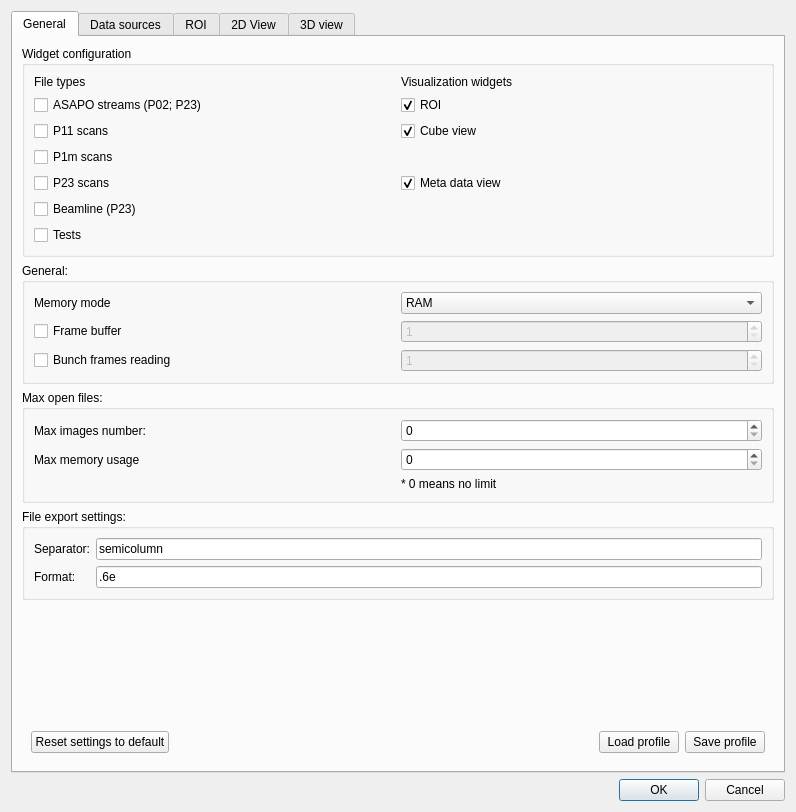
<?xml version="1.0" encoding="UTF-8"?>
<ui version="4.0">
 <class>Settings</class>
 <widget class="QDialog" name="Settings">
  <property name="geometry">
   <rect>
    <x>0</x>
    <y>0</y>
    <width>796</width>
    <height>812</height>
   </rect>
  </property>
  <property name="windowTitle">
   <string>Settings</string>
  </property>
  <layout class="QVBoxLayout" name="verticalLayout_3">
   <item>
    <widget class="QTabWidget" name="tabWidget">
     <property name="currentIndex">
      <number>0</number>
     </property>
     <widget class="QWidget" name="tab">
      <attribute name="title">
       <string>General</string>
      </attribute>
      <layout class="QVBoxLayout" name="verticalLayout">
       <item>
        <widget class="QGroupBox" name="groupBox_2">
         <property name="title">
          <string>Widget configuration</string>
         </property>
         <layout class="QGridLayout" name="gridLayout_12">
          <item row="5" column="0">
           <widget class="QCheckBox" name="chk_beamline">
            <property name="text">
             <string>Beamline (P23)</string>
            </property>
            <property name="checked">
             <bool>false</bool>
            </property>
           </widget>
          </item>
          <item row="0" column="0">
           <widget class="QLabel" name="label_21">
            <property name="text">
             <string>File types</string>
            </property>
           </widget>
          </item>
          <item row="2" column="0">
           <widget class="QCheckBox" name="chk_p11scan">
            <property name="text">
             <string>P11 scans</string>
            </property>
            <property name="checked">
             <bool>false</bool>
            </property>
           </widget>
          </item>
          <item row="4" column="0">
           <widget class="QCheckBox" name="chk_p23scan">
            <property name="text">
             <string>P23 scans</string>
            </property>
            <property name="checked">
             <bool>false</bool>
            </property>
           </widget>
          </item>
          <item row="0" column="1">
           <widget class="QLabel" name="label_22">
            <property name="text">
             <string>Visualization widgets</string>
            </property>
           </widget>
          </item>
          <item row="1" column="1">
           <widget class="QCheckBox" name="chk_roi">
            <property name="text">
             <string>ROI</string>
            </property>
            <property name="checked">
             <bool>true</bool>
            </property>
           </widget>
          </item>
          <item row="1" column="0">
           <widget class="QCheckBox" name="chk_asapo">
            <property name="text">
             <string>ASAPO streams (P02; P23)</string>
            </property>
            <property name="checked">
             <bool>false</bool>
            </property>
           </widget>
          </item>
          <item row="6" column="0">
           <widget class="QCheckBox" name="chk_tests">
            <property name="text">
             <string>Tests</string>
            </property>
            <property name="checked">
             <bool>false</bool>
            </property>
           </widget>
          </item>
          <item row="2" column="1">
           <widget class="QCheckBox" name="chk_cube">
            <property name="text">
             <string>Cube view</string>
            </property>
            <property name="checked">
             <bool>true</bool>
            </property>
           </widget>
          </item>
          <item row="4" column="1">
           <widget class="QCheckBox" name="chk_metadata">
            <property name="text">
             <string>Meta data view</string>
            </property>
            <property name="checked">
             <bool>true</bool>
            </property>
           </widget>
          </item>
          <item row="3" column="0">
           <widget class="QCheckBox" name="chk_p1mscan">
            <property name="text">
             <string>P1m scans</string>
            </property>
            <property name="checked">
             <bool>false</bool>
            </property>
           </widget>
          </item>
         </layout>
        </widget>
       </item>
       <item>
        <widget class="QGroupBox" name="gb_max_files_4">
         <property name="title">
          <string>General:</string>
         </property>
         <layout class="QGridLayout" name="gridLayout_5">
          <item row="0" column="0">
           <widget class="QLabel" name="label_14">
            <property name="text">
             <string>Memory mode</string>
            </property>
           </widget>
          </item>
          <item row="0" column="1">
           <widget class="QComboBox" name="cmb_memory_mode">
            <item>
             <property name="text">
              <string>RAM</string>
             </property>
            </item>
            <item>
             <property name="text">
              <string>DRIVE/ASAPO</string>
             </property>
            </item>
           </widget>
          </item>
          <item row="1" column="0" colspan="2">
           <widget class="QFrame" name="fr_drive_setting">
            <property name="frameShape">
             <enum>QFrame::NoFrame</enum>
            </property>
            <property name="frameShadow">
             <enum>QFrame::Raised</enum>
            </property>
            <layout class="QGridLayout" name="gridLayout_7">
             <property name="leftMargin">
              <number>0</number>
             </property>
             <property name="topMargin">
              <number>0</number>
             </property>
             <property name="rightMargin">
              <number>0</number>
             </property>
             <property name="bottomMargin">
              <number>0</number>
             </property>
             <item row="0" column="0">
              <widget class="QCheckBox" name="chk_frame_buffer">
               <property name="text">
                <string>Frame buffer</string>
               </property>
              </widget>
             </item>
             <item row="0" column="1">
              <widget class="QSpinBox" name="sp_frame_buffer">
               <property name="enabled">
                <bool>false</bool>
               </property>
               <property name="minimum">
                <number>1</number>
               </property>
               <property name="maximum">
                <number>100000</number>
               </property>
              </widget>
             </item>
             <item row="1" column="0">
              <widget class="QCheckBox" name="chk_frame_bunch">
               <property name="text">
                <string>Bunch frames reading</string>
               </property>
              </widget>
             </item>
             <item row="1" column="1">
              <widget class="QSpinBox" name="sp_frame_bunch">
               <property name="enabled">
                <bool>false</bool>
               </property>
               <property name="minimum">
                <number>1</number>
               </property>
               <property name="maximum">
                <number>100000</number>
               </property>
              </widget>
             </item>
            </layout>
           </widget>
          </item>
         </layout>
        </widget>
       </item>
       <item>
        <widget class="QGroupBox" name="gb_max_files">
         <property name="title">
          <string>Max open files:</string>
         </property>
         <layout class="QGridLayout" name="gridLayout">
          <item row="1" column="1">
           <widget class="QSpinBox" name="sb_lim_mem">
            <property name="enabled">
             <bool>true</bool>
            </property>
            <property name="maximum">
             <number>100000</number>
            </property>
           </widget>
          </item>
          <item row="2" column="1">
           <widget class="QLabel" name="label_3">
            <property name="text">
             <string>* 0 means no limit</string>
            </property>
           </widget>
          </item>
          <item row="0" column="0">
           <widget class="QLabel" name="label">
            <property name="text">
             <string>Max images number:</string>
            </property>
           </widget>
          </item>
          <item row="1" column="0">
           <widget class="QLabel" name="label_2">
            <property name="text">
             <string>Max memory usage</string>
            </property>
           </widget>
          </item>
          <item row="0" column="1">
           <widget class="QSpinBox" name="sp_lim_num">
            <property name="enabled">
             <bool>true</bool>
            </property>
            <property name="maximum">
             <number>1000</number>
            </property>
           </widget>
          </item>
         </layout>
        </widget>
       </item>
       <item>
        <widget class="QGroupBox" name="gb_max_files_3">
         <property name="title">
          <string>File export settings:</string>
         </property>
         <layout class="QGridLayout" name="gridLayout_4">
          <item row="0" column="0">
           <widget class="QLabel" name="label_10">
            <property name="text">
             <string>Separator:</string>
            </property>
           </widget>
          </item>
          <item row="1" column="0">
           <widget class="QLabel" name="label_11">
            <property name="text">
             <string>Format:</string>
            </property>
           </widget>
          </item>
          <item row="0" column="1">
           <widget class="QLineEdit" name="le_separator">
            <property name="text">
             <string>semicolumn</string>
            </property>
           </widget>
          </item>
          <item row="1" column="1">
           <widget class="QLineEdit" name="le_format">
            <property name="text">
             <string>.6e</string>
            </property>
           </widget>
          </item>
         </layout>
        </widget>
       </item>
       <item>
        <spacer name="verticalSpacer">
         <property name="orientation">
          <enum>Qt::Vertical</enum>
         </property>
         <property name="sizeHint" stdset="0">
          <size>
           <width>20</width>
           <height>40</height>
          </size>
         </property>
        </spacer>
       </item>
       <item>
        <widget class="QFrame" name="frame">
         <property name="frameShape">
          <enum>QFrame::NoFrame</enum>
         </property>
         <property name="frameShadow">
          <enum>QFrame::Raised</enum>
         </property>
         <layout class="QHBoxLayout" name="horizontalLayout">
          <item>
           <widget class="QPushButton" name="cmd_reset_settings">
            <property name="text">
             <string>Reset settings to default</string>
            </property>
           </widget>
          </item>
          <item>
           <spacer name="horizontalSpacer_5">
            <property name="orientation">
             <enum>Qt::Horizontal</enum>
            </property>
            <property name="sizeHint" stdset="0">
             <size>
              <width>556</width>
              <height>20</height>
             </size>
            </property>
           </spacer>
          </item>
          <item>
           <widget class="QPushButton" name="cmd_load_profile">
            <property name="text">
             <string>Load profile</string>
            </property>
           </widget>
          </item>
          <item>
           <widget class="QPushButton" name="cmd_sav_profile">
            <property name="text">
             <string>Save profile</string>
            </property>
           </widget>
          </item>
         </layout>
        </widget>
       </item>
      </layout>
     </widget>
     <widget class="QWidget" name="tab_6">
      <attribute name="title">
       <string>Data sources</string>
      </attribute>
      <layout class="QVBoxLayout" name="verticalLayout_4">
       <item>
        <widget class="QTabWidget" name="tb_sources">
         <property name="currentIndex">
          <number>-1</number>
         </property>
        </widget>
       </item>
      </layout>
     </widget>
     <widget class="QWidget" name="tab_2">
      <attribute name="title">
       <string>ROI</string>
      </attribute>
      <layout class="QGridLayout" name="gridLayout_2">
       <item row="0" column="0">
        <widget class="QLabel" name="label_5">
         <property name="text">
          <string>Macro server</string>
         </property>
        </widget>
       </item>
       <item row="1" column="1">
        <spacer name="verticalSpacer_4">
         <property name="orientation">
          <enum>Qt::Vertical</enum>
         </property>
         <property name="sizeHint" stdset="0">
          <size>
           <width>20</width>
           <height>40</height>
          </size>
         </property>
        </spacer>
       </item>
       <item row="0" column="1">
        <widget class="QLineEdit" name="le_macro_server"/>
       </item>
       <item row="0" column="2">
        <spacer name="horizontalSpacer_3">
         <property name="orientation">
          <enum>Qt::Horizontal</enum>
         </property>
         <property name="sizeHint" stdset="0">
          <size>
           <width>40</width>
           <height>20</height>
          </size>
         </property>
        </spacer>
       </item>
      </layout>
     </widget>
     <widget class="QWidget" name="tab_4">
      <attribute name="title">
       <string>2D View</string>
      </attribute>
      <layout class="QGridLayout" name="gridLayout_3">
       <item row="3" column="0" colspan="2">
        <widget class="QCheckBox" name="chk_cross">
         <property name="text">
          <string>Display cross</string>
         </property>
        </widget>
       </item>
       <item row="2" column="0" colspan="2">
        <widget class="QCheckBox" name="chk_grid">
         <property name="text">
          <string>Display grid</string>
         </property>
        </widget>
       </item>
       <item row="4" column="0" colspan="2">
        <widget class="QCheckBox" name="chk_aspect">
         <property name="text">
          <string>Keep aspect ratio</string>
         </property>
        </widget>
       </item>
       <item row="6" column="0">
        <widget class="QLabel" name="label_4">
         <property name="text">
          <string>Backend</string>
         </property>
        </widget>
       </item>
       <item row="6" column="1">
        <widget class="QComboBox" name="cmb_backend">
         <item>
          <property name="text">
           <string>pyqt</string>
          </property>
         </item>
         <item>
          <property name="text">
           <string>silx</string>
          </property>
         </item>
        </widget>
       </item>
       <item row="7" column="0">
        <spacer name="verticalSpacer_3">
         <property name="orientation">
          <enum>Qt::Vertical</enum>
         </property>
         <property name="sizeHint" stdset="0">
          <size>
           <width>20</width>
           <height>40</height>
          </size>
         </property>
        </spacer>
       </item>
       <item row="1" column="0" colspan="2">
        <widget class="QCheckBox" name="chk_axes_titles">
         <property name="text">
          <string>Display axes titles</string>
         </property>
        </widget>
       </item>
       <item row="0" column="0" colspan="2">
        <widget class="QCheckBox" name="chk_axes">
         <property name="text">
          <string>Display axes</string>
         </property>
        </widget>
       </item>
       <item row="6" column="2">
        <spacer name="horizontalSpacer">
         <property name="orientation">
          <enum>Qt::Horizontal</enum>
         </property>
         <property name="sizeHint" stdset="0">
          <size>
           <width>40</width>
           <height>20</height>
          </size>
         </property>
        </spacer>
       </item>
       <item row="5" column="0">
        <widget class="QLabel" name="label_20">
         <property name="text">
          <string>Default histogram</string>
         </property>
        </widget>
       </item>
       <item row="5" column="1">
        <widget class="QComboBox" name="cmd_default_hist">
         <item>
          <property name="text">
           <string>selection</string>
          </property>
         </item>
         <item>
          <property name="text">
           <string>all frames</string>
          </property>
         </item>
        </widget>
       </item>
      </layout>
     </widget>
     <widget class="QWidget" name="tab_5">
      <attribute name="title">
       <string>3D view</string>
      </attribute>
      <layout class="QGridLayout" name="gridLayout_6">
       <item row="0" column="0">
        <widget class="QLabel" name="label_16">
         <property name="text">
          <string>Slices</string>
         </property>
        </widget>
       </item>
       <item row="0" column="1">
        <widget class="QSpinBox" name="sp_slices"/>
       </item>
       <item row="1" column="0">
        <widget class="QCheckBox" name="chk_smooth">
         <property name="text">
          <string>Smooth</string>
         </property>
        </widget>
       </item>
       <item row="2" column="0">
        <widget class="QLabel" name="label_17">
         <property name="text">
          <string>Borders</string>
         </property>
        </widget>
       </item>
       <item row="2" column="1">
        <widget class="QSpinBox" name="sp_borders"/>
       </item>
       <item row="2" column="3">
        <spacer name="horizontalSpacer_2">
         <property name="orientation">
          <enum>Qt::Horizontal</enum>
         </property>
         <property name="sizeHint" stdset="0">
          <size>
           <width>564</width>
           <height>20</height>
          </size>
         </property>
        </spacer>
       </item>
       <item row="3" column="0">
        <widget class="QCheckBox" name="chk_white_background">
         <property name="text">
          <string>White backround</string>
         </property>
        </widget>
       </item>
       <item row="4" column="2">
        <spacer name="verticalSpacer_2">
         <property name="orientation">
          <enum>Qt::Vertical</enum>
         </property>
         <property name="sizeHint" stdset="0">
          <size>
           <width>20</width>
           <height>521</height>
          </size>
         </property>
        </spacer>
       </item>
      </layout>
     </widget>
    </widget>
   </item>
   <item>
    <widget class="QDialogButtonBox" name="buttonBox">
     <property name="orientation">
      <enum>Qt::Horizontal</enum>
     </property>
     <property name="standardButtons">
      <set>QDialogButtonBox::Cancel|QDialogButtonBox::Ok</set>
     </property>
    </widget>
   </item>
  </layout>
 </widget>
 <resources/>
 <connections>
  <connection>
   <sender>buttonBox</sender>
   <signal>accepted()</signal>
   <receiver>Settings</receiver>
   <slot>accept()</slot>
   <hints>
    <hint type="sourcelabel">
     <x>257</x>
     <y>706</y>
    </hint>
    <hint type="destinationlabel">
     <x>157</x>
     <y>274</y>
    </hint>
   </hints>
  </connection>
  <connection>
   <sender>buttonBox</sender>
   <signal>rejected()</signal>
   <receiver>Settings</receiver>
   <slot>reject()</slot>
   <hints>
    <hint type="sourcelabel">
     <x>325</x>
     <y>706</y>
    </hint>
    <hint type="destinationlabel">
     <x>286</x>
     <y>274</y>
    </hint>
   </hints>
  </connection>
 </connections>
</ui>
